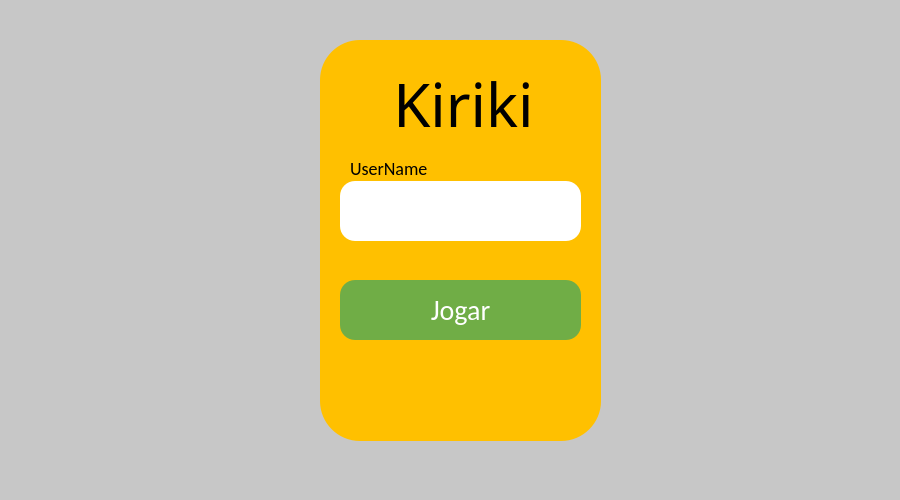
<?xml version="1.0" encoding="UTF-8"?>
<ui version="4.0">
 <class>MainWindow</class>
 <widget class="QMainWindow" name="MainWindow">
  <property name="enabled">
   <bool>true</bool>
  </property>
  <property name="geometry">
   <rect>
    <x>0</x>
    <y>0</y>
    <width>900</width>
    <height>500</height>
   </rect>
  </property>
  <property name="windowTitle">
   <string>Kiriki</string>
  </property>
  <property name="styleSheet">
   <string notr="true">QMainWindow{
	background-color: #c7c7c7;
}
QLabel{
	font-size:18px;
	font-family:Calibri;
}</string>
  </property>
  <widget class="QWidget" name="centralwidget">
   <property name="styleSheet">
    <string notr="true">#gameTitleLabel{
	font-family: Algerian;
	text-align:center;
}</string>
   </property>
   <widget class="QWidget" name="yellowContainer" native="true">
    <property name="geometry">
     <rect>
      <x>320</x>
      <y>40</y>
      <width>281</width>
      <height>401</height>
     </rect>
    </property>
    <property name="styleSheet">
     <string notr="true">#yellowContainer {
	background-color: #ffc000;
	padding: 15px 25px;
	text-align: center;	
	text-decoration: none;
	 border: none;
  	border-radius: 40px;
}
</string>
    </property>
    <widget class="QLabel" name="gameTitleLabel">
     <property name="geometry">
      <rect>
       <x>3</x>
       <y>30</y>
       <width>281</width>
       <height>66</height>
      </rect>
     </property>
     <property name="styleSheet">
      <string notr="true">#gameTitleLabel{
	font-size: 60px;
}</string>
     </property>
     <property name="text">
      <string>Kiriki</string>
     </property>
     <property name="alignment">
      <set>Qt::AlignCenter</set>
     </property>
    </widget>
    <widget class="QPushButton" name="playBtn">
     <property name="enabled">
      <bool>true</bool>
     </property>
     <property name="geometry">
      <rect>
       <x>20</x>
       <y>240</y>
       <width>241</width>
       <height>60</height>
      </rect>
     </property>
     <property name="cursor">
      <cursorShape>PointingHandCursor</cursorShape>
     </property>
     <property name="styleSheet">
      <string notr="true">#playBtn {
  display: inline-block;
  padding: 15px 25px;
  font-size: 28px;
  font-family: Calibri;
  text-align: center;	
  text-decoration: none;
  outline: none;
  color: #fff;
  background-color: #70ad46;
  border: none;
  border-radius: 15px;
}

#playBtn[enabled=&quot;false&quot;] {
  display: inline-block;
  padding: 15px 25px;
  font-size: 28px;
  font-family: Calibri;
  text-align: center;	
  text-decoration: none;
  outline: none;
  color: #fff;
  background-color: #a0a0a0;
  border: none;
  border-radius: 15px;
}

#playBtn:hover {
background-color: #3e8e41
}

#playBtn:pressed {
  background-color: #4CAF50;
}
</string>
     </property>
     <property name="text">
      <string>Jogar</string>
     </property>
    </widget>
    <widget class="QLineEdit" name="nameInput">
     <property name="geometry">
      <rect>
       <x>20</x>
       <y>141</y>
       <width>241</width>
       <height>60</height>
      </rect>
     </property>
     <property name="styleSheet">
      <string notr="true">#nameInput {
  padding: 15px 25px;
  font-size: 24px;
  text-align: center;	
  text-decoration: none;
  outline: none;
  border: none;
  border-radius: 15px;

}</string>
     </property>
     <property name="alignment">
      <set>Qt::AlignCenter</set>
     </property>
     <property name="clearButtonEnabled">
      <bool>false</bool>
     </property>
    </widget>
    <widget class="QLabel" name="userInputLabel">
     <property name="geometry">
      <rect>
       <x>30</x>
       <y>120</y>
       <width>211</width>
       <height>16</height>
      </rect>
     </property>
     <property name="styleSheet">
      <string notr="true">#userInputLabel{
	font-size:18px;
	font-family:Calibri;
}</string>
     </property>
     <property name="text">
      <string>UserName</string>
     </property>
    </widget>
    <widget class="QLabel" name="mensageLabel">
     <property name="enabled">
      <bool>true</bool>
     </property>
     <property name="geometry">
      <rect>
       <x>20</x>
       <y>310</y>
       <width>241</width>
       <height>20</height>
      </rect>
     </property>
     <property name="styleSheet">
      <string notr="true"/>
     </property>
     <property name="text">
      <string/>
     </property>
     <property name="alignment">
      <set>Qt::AlignCenter</set>
     </property>
     <property name="message" stdset="0">
      <string/>
     </property>
    </widget>
   </widget>
  </widget>
 </widget>
 <resources/>
 <connections/>
</ui>
